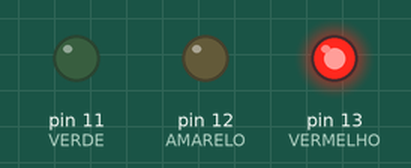
The sketch below on a simulated Arduino Uno, built with avr-gcc and run on an emulated ATmega328P. Shown: output pins drawn as LEDs (lit = HIGH).

Above: at 6.0 s.
At 13.0 s:
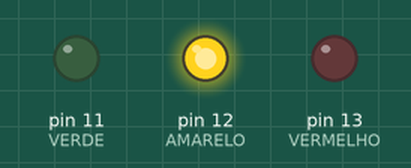
At 24.0 s:
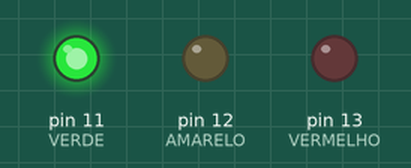
Timing chart, 0 to 44.2 s (numbered marks = the images above):
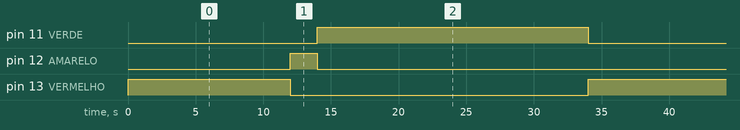

The sketch:

Semaforo.ino
```cpp
int VERMELHO = 13;
int AMARELO = 12;
int VERDE = 11;


void setup() {
  pinMode(VERMELHO, OUTPUT);
  pinMode(AMARELO, OUTPUT);
  pinMode(VERDE, OUTPUT);
}

// the loop routine runs over and over again forever:
void loop() {
  digitalWrite(VERMELHO, HIGH);
  digitalWrite(AMARELO, LOW);
  digitalWrite(VERDE, LOW);
  delay(12000);

  digitalWrite(VERMELHO, LOW);
  digitalWrite(AMARELO, HIGH);
  digitalWrite(VERDE, LOW);
  delay(2000);


  digitalWrite(VERMELHO, LOW);
  digitalWrite(AMARELO, LOW);
  digitalWrite(VERDE, HIGH);
  delay(20000);

}
```

Measured:
- by itself, pin 11 (VERDE): alternates HIGH for 20.0 s and LOW for 14.0 s
- by itself, pin 12 (AMARELO): alternates HIGH for 2.0 s and LOW for 32.0 s
- by itself, pin 13 (VERMELHO): alternates HIGH for 12.0 s and LOW for 22.0 s
